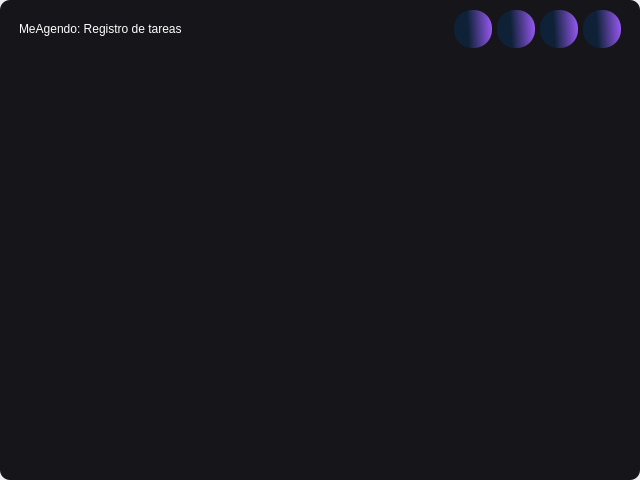
<?xml version="1.0" encoding="UTF-8"?>
<ui version="4.0">
 <class>MainWindow</class>
 <widget class="QMainWindow" name="MainWindow">
  <property name="geometry">
   <rect>
    <x>0</x>
    <y>0</y>
    <width>640</width>
    <height>480</height>
   </rect>
  </property>
  <property name="windowTitle">
   <string>MainWindow</string>
  </property>
  <widget class="QWidget" name="centralwidget">
   <layout class="QVBoxLayout" name="verticalLayout">
    <property name="spacing">
     <number>0</number>
    </property>
    <property name="leftMargin">
     <number>0</number>
    </property>
    <property name="topMargin">
     <number>0</number>
    </property>
    <property name="rightMargin">
     <number>0</number>
    </property>
    <property name="bottomMargin">
     <number>0</number>
    </property>
    <item>
     <widget class="QFrame" name="frame">
      <property name="styleSheet">
       <string notr="true">QFrame{
background-color: rgb(22,22,26);
border-radius:10px;
}</string>
      </property>
      <property name="frameShape">
       <enum>QFrame::Shape::StyledPanel</enum>
      </property>
      <property name="frameShadow">
       <enum>QFrame::Shadow::Raised</enum>
      </property>
      <layout class="QVBoxLayout" name="verticalLayout_2">
       <item>
        <widget class="QFrame" name="frame_superior">
         <property name="minimumSize">
          <size>
           <width>0</width>
           <height>40</height>
          </size>
         </property>
         <property name="maximumSize">
          <size>
           <width>16777215</width>
           <height>40</height>
          </size>
         </property>
         <property name="styleSheet">
          <string notr="true">QPushButton{
    border-radius: 18px;
    background-color: qlineargradient(spread: reflect, x1: 0, y1: 0.562273, x2: 1, y2: 0.5, stop: 0.362832 rgba(11, 38, 67, 184), stop: 0.369469 rgba(11, 38, 67, 184), stop: 1 rgba(150, 88, 240, 255));
}

QPushButton:hover{
    background-color: qlineargradient(spread: reflect, x1: 0, y1: 0.562273, x2: 0.949, y2: 0.545455, stop: 0 rgba(11, 38, 67, 184), stop: 1 rgba(88, 240, 171, 255));
}

QLabel{
    color: rgb(255, 255, 254);
    font: 12pt &quot;SansSerif&quot;;
}
</string>
         </property>
         <property name="frameShape">
          <enum>QFrame::Shape::StyledPanel</enum>
         </property>
         <property name="frameShadow">
          <enum>QFrame::Shadow::Raised</enum>
         </property>
         <layout class="QHBoxLayout" name="horizontalLayout">
          <property name="spacing">
           <number>5</number>
          </property>
          <property name="leftMargin">
           <number>10</number>
          </property>
          <property name="topMargin">
           <number>0</number>
          </property>
          <property name="rightMargin">
           <number>10</number>
          </property>
          <property name="bottomMargin">
           <number>0</number>
          </property>
          <item>
           <widget class="QLabel" name="label">
            <property name="styleSheet">
             <string notr="true">QLabel{
color: #ffffff
}</string>
            </property>
            <property name="text">
             <string>MeAgendo: Registro de tareas</string>
            </property>
           </widget>
          </item>
          <item>
           <spacer name="horizontalSpacer">
            <property name="orientation">
             <enum>Qt::Orientation::Horizontal</enum>
            </property>
            <property name="sizeHint" stdset="0">
             <size>
              <width>209</width>
              <height>20</height>
             </size>
            </property>
           </spacer>
          </item>
          <item>
           <widget class="QPushButton" name="pushButton_3">
            <property name="minimumSize">
             <size>
              <width>38</width>
              <height>38</height>
             </size>
            </property>
            <property name="maximumSize">
             <size>
              <width>38</width>
              <height>38</height>
             </size>
            </property>
            <property name="text">
             <string/>
            </property>
            <property name="icon">
             <iconset resource="formulario_iconos.qrc">
              <normaloff>:/formulario_iconos/Iconos/Icono_menos.png</normaloff>:/formulario_iconos/Iconos/Icono_menos.png</iconset>
            </property>
            <property name="iconSize">
             <size>
              <width>30</width>
              <height>16</height>
             </size>
            </property>
           </widget>
          </item>
          <item>
           <widget class="QPushButton" name="pushButton_2">
            <property name="minimumSize">
             <size>
              <width>38</width>
              <height>38</height>
             </size>
            </property>
            <property name="maximumSize">
             <size>
              <width>38</width>
              <height>38</height>
             </size>
            </property>
            <property name="text">
             <string/>
            </property>
            <property name="icon">
             <iconset resource="formulario_iconos.qrc">
              <normaloff>:/formulario_iconos/Iconos/flecha_arriba_expandir .png</normaloff>:/formulario_iconos/Iconos/flecha_arriba_expandir .png</iconset>
            </property>
            <property name="iconSize">
             <size>
              <width>30</width>
              <height>30</height>
             </size>
            </property>
           </widget>
          </item>
          <item>
           <widget class="QPushButton" name="pushButton_4">
            <property name="minimumSize">
             <size>
              <width>38</width>
              <height>38</height>
             </size>
            </property>
            <property name="maximumSize">
             <size>
              <width>38</width>
              <height>38</height>
             </size>
            </property>
            <property name="text">
             <string/>
            </property>
            <property name="icon">
             <iconset resource="formulario_iconos.qrc">
              <normaloff>:/formulario_iconos/Iconos/Icono_equis.png</normaloff>:/formulario_iconos/Iconos/Icono_equis.png</iconset>
            </property>
           </widget>
          </item>
          <item>
           <widget class="QPushButton" name="pushButton">
            <property name="minimumSize">
             <size>
              <width>38</width>
              <height>38</height>
             </size>
            </property>
            <property name="maximumSize">
             <size>
              <width>38</width>
              <height>38</height>
             </size>
            </property>
            <property name="text">
             <string/>
            </property>
            <property name="icon">
             <iconset resource="formulario_iconos.qrc">
              <normaloff>:/formulario_iconos/Iconos/Icono_equis.png</normaloff>:/formulario_iconos/Iconos/Icono_equis.png</iconset>
            </property>
           </widget>
          </item>
         </layout>
        </widget>
       </item>
       <item>
        <widget class="QFrame" name="frame_contenido">
         <property name="frameShape">
          <enum>QFrame::Shape::StyledPanel</enum>
         </property>
         <property name="frameShadow">
          <enum>QFrame::Shadow::Raised</enum>
         </property>
        </widget>
       </item>
      </layout>
     </widget>
    </item>
   </layout>
  </widget>
 </widget>
 <resources>
  <include location="formulario_iconos.qrc"/>
 </resources>
 <connections/>
</ui>
